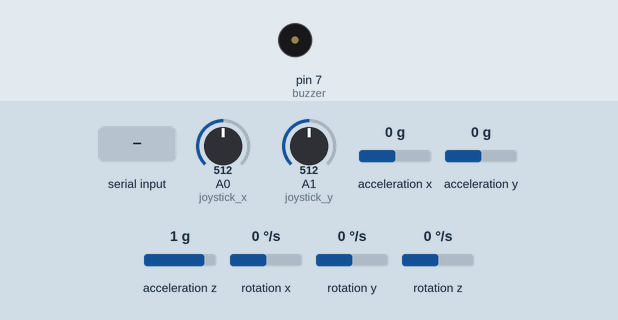
Recording of a sketch running on a simulated Arduino Mega 2560, built with avr-gcc and run on an emulated ATmega2560. Parts: buzzer (waves = sounding, pin HIGH). Wiring (inferred from the names in the program): MPU-6050 motion sensor at I2C address 0x68. The test bench sets the inputs (shaded band); at power-on: A0 (joystick_x) = 512, A1 (joystick_y) = 512, acceleration x 0 g, acceleration y 0 g, acceleration z 1 g, rotation x 0 °/s, rotation y 0 °/s, rotation z 0 °/s. What the sketch prints to the serial monitor is not drawn.

Above: at 1.2 s.
1.3 s: "E" received over Serial
4.5 s: A0 (joystick_x) set to 608
7.5 s: A0 (joystick_x) set to 623
Timing chart, 0 to 10.5 s (numbered marks = the images above; inputs shaded):
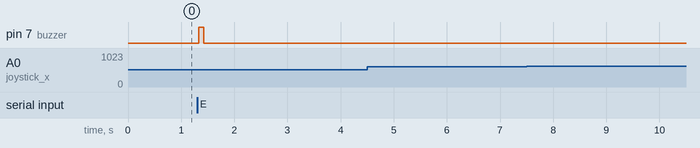

The sketch:

joystick_gyro.ino
```cpp
// In reference to: MPU-6050.ino, Analog_Joystick.ino from ELEGOO The Most Complete Starter Kit for MEGA V1.0.2021.05.13
#include<Wire.h>

const int MPU_addr=0x68;  // I2C address of the MPU-6050
int16_t accelerometer_x, accelerometer_y;

  // Brandon's zones:
  // def,x defaulty = -3,38

  // ymin, ymax = -512,560
  // xmin, xmax = -520, 512


int incomingByte = 0;

int joystick_x = A0;
int joystick_y = A1;

int buzzer = 7;

int xVal = 0;
int yVal = 0;

int x_axis_output = 0;
int y_axis_output = 0;

void setup()
{

  Wire.begin();
  Wire.beginTransmission(MPU_addr);
  Wire.write(0x6B);  // PWR_MGMT_1 register
  Wire.write(0);     // set to zero (wakes up the MPU-6050)
  Wire.endTransmission(true);

  Serial.begin(9600);

  pinMode(joystick_x, INPUT);
  pinMode(joystick_y, INPUT);
  pinMode(buzzer, OUTPUT);

}

// Function to get joystick value and convert it to the direction that the snake should be going
char snake_direction_joystick()
{
  xVal = analogRead(joystick_x);          // Read VRx from joystick module
  yVal = analogRead(joystick_y);          // Read VRy from joystick module

  // Changed initial x and y values to get an output of 0 when joystick is stationary
  x_axis_output = map(xVal, 8, 1023, -512, 512);
  y_axis_output = map(yVal, 46, 1023, 512, -512);

  // If x-axis outupt is greater than 100 print "R" for right
  if (x_axis_output > 100)
  {
    Serial.print("R");
  }

  // Else iff x-axis outupt is less than -100 print "L" for left
  else if (x_axis_output < -100)
  {
    Serial.print("L");
  }

  // If y-axis outupt is greater than 100 print "U" for up
  if (y_axis_output > 100)
  {
    Serial.print("U");
  }

  // If y-axis outupt is less than -100 print "D" for down
  else if (y_axis_output < -100)
  {
    Serial.print("D");
  }
}

// Function to get accelerometer value and convert it to the direction that the snake should be going
char snake_direction_gyro()
{
  Wire.beginTransmission(MPU_addr);
  Wire.write(0x3B);  // starting with register 0x3B (ACCEL_XOUT_H)
  Wire.endTransmission(false);
  Wire.requestFrom(MPU_addr,14,true);  // request a total of 14 registers

  accelerometer_x=Wire.read()<<8|Wire.read();  // 0x3B (ACCEL_XOUT_H) & 0x3C (ACCEL_XOUT_L)
  accelerometer_y=Wire.read()<<8|Wire.read();  // 0x3D (ACCEL_YOUT_H) & 0x3E (ACCEL_YOUT_L)

  // If accelerometer x_axis val is greater than 2000 print "D_gyro"
  if (accelerometer_x > 2000)
  {
    Serial.print("D_gyro");
  }

  // Else if accelerometer x_axis val is less than -2000 print "U_gyro"
  else if (accelerometer_x < -2000)
  {
    Serial.print("U_gyro");
  }

  // If accelerometer y_axis val is greater than 2000 print "R_gyro"
  if (accelerometer_y > 2000){
    Serial.print("R_gyro");
  }

  // Else if accelerometer y_axis val is less than -2000 print "L_gyro"
  else if (accelerometer_y < -2000)
  {
    Serial.print("L_gyro");
  }
}

void loop()
{
  // Read from the Serial port:
  if (Serial.available() > 0)
  {
    // Read the incoming byte:
    incomingByte = Serial.read();

    // If the incoming byte icludes 'E' then turn on buzzer because the apple is eaten
    if (incomingByte == 'E'){
      digitalWrite(buzzer, HIGH);
    }
  }

  // Call to function snake_direction_joystick()
  Serial.print(snake_direction_joystick());

  // Call to function snake_direction_gyro() to receive snake direction from accelerometer
  Serial.print(snake_direction_gyro());

  delay(100);

  // Turn off buzzer after a 100ms delay
  digitalWrite(buzzer, LOW);
}
```

Measured:
- after the input at 1.3 s, pin 7 (buzzer): LOW → HIGH at once, → LOW 0.10 s later
- after the input at 4.5 s, every drawn part: stays the same
- after the input at 7.5 s, every drawn part: stays the same
